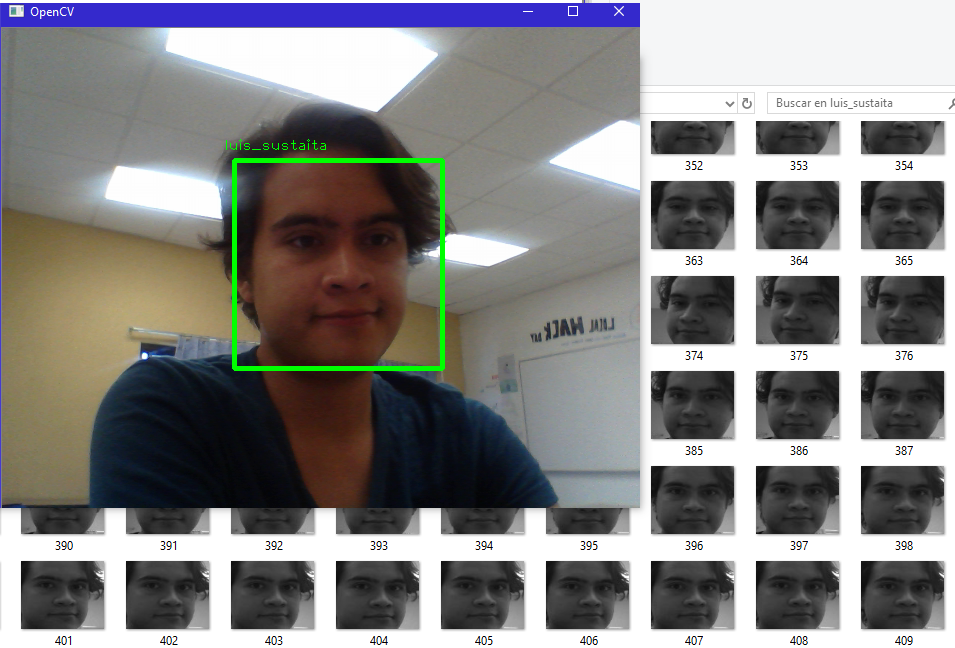
#> input picture entrenamiento.png, 955 x 648 px, given in place of the camera
$ python capture.py entrenamiento.png
#> lines starting #> are read from the running program, lines starting #| are printed output that depends on the picture
#OpenCV module
import cv2
#Modulo para leer directorios y rutas de archivos
import os
#OpenCV trabaja con arreglos de numpy
import numpy
#Obtener el nombre de la persona que estamos capturando
import sys
nombre = sys.argv[1]

#Directorio donde se encuentra la carpeta con el nombre de la persona
dir_faces = 'att_faces/orl_faces'
path = os.path.join(dir_faces, nombre)

#Tamaño para reducir a miniaturas las fotografias
size = 4

#Si no hay una carpeta con el nombre ingresado entonces se crea
if not os.path.isdir(path):
    os.mkdir(path)

#cargamos la plantilla e inicializamos la webcam
face_cascade = cv2.CascadeClassifier('haarcascade_frontalface_default.xml')
cap = cv2.VideoCapture(0)

img_width, img_height = 112, 92

#Ciclo para tomar fotografias
count = 0
while count < 100:
    #leemos un frame y lo guardamos
    rval, img = cap.read()
#> img is the input picture: shape (648, 955, 3); mean B, G, R 132.3, 133.1, 134.1
    img = cv2.flip(img, 1, 0)
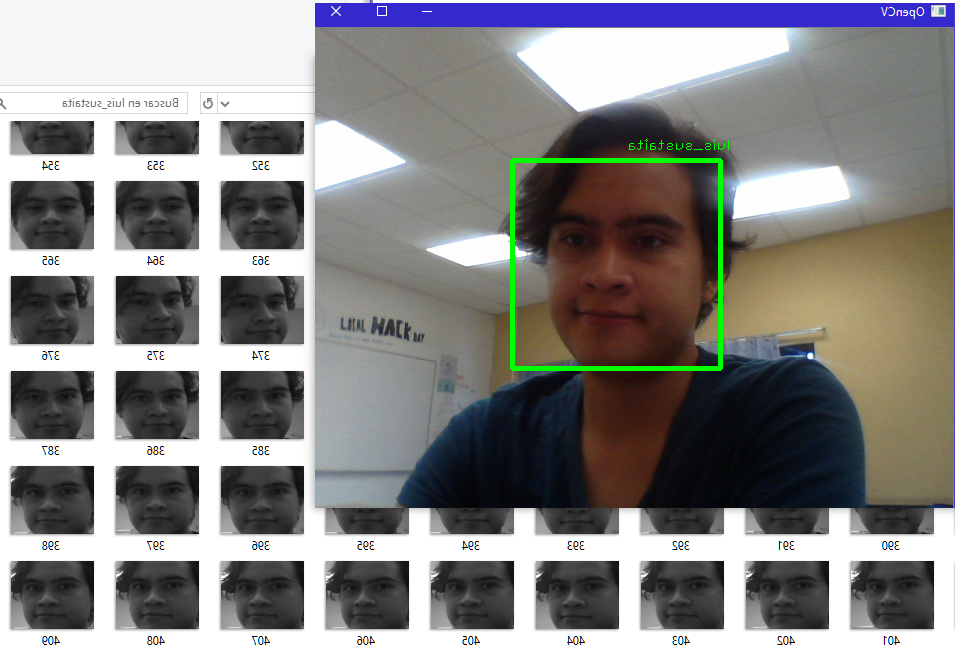
#> img: shape (648, 955, 3); mean B, G, R 132.3, 133.1, 134.1

    #convertimos la imagen a blanco y negro
    gray = cv2.cvtColor(img, cv2.COLOR_BGR2GRAY)
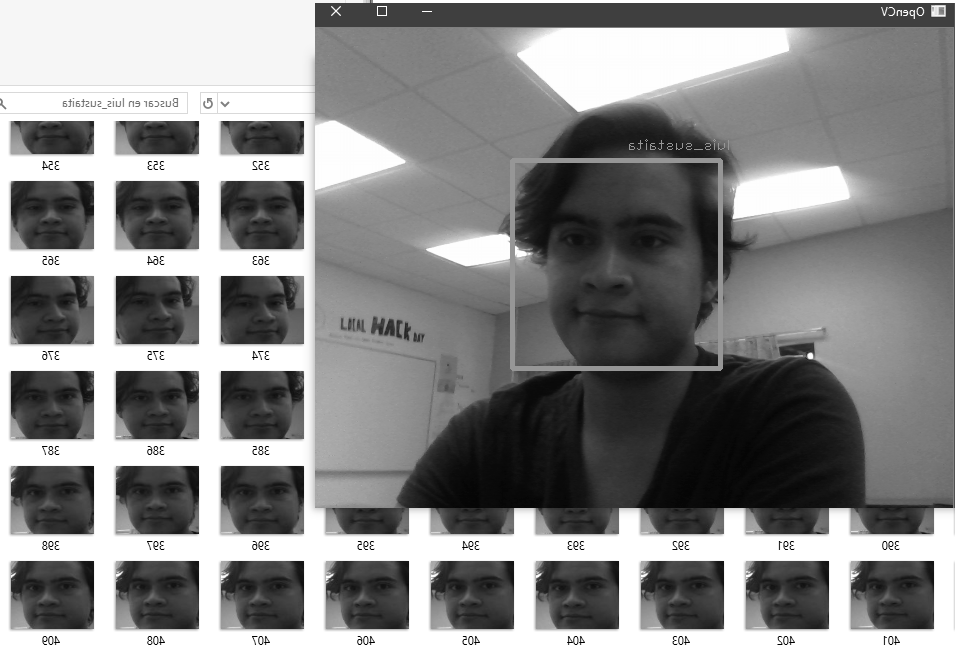
#> gray: shape (648, 955); min 0, max 255, mean 133.3

    #redimensionar la imagen
    mini = cv2.resize(gray, (int(gray.shape[1] / size), int(gray.shape[0] / size)))
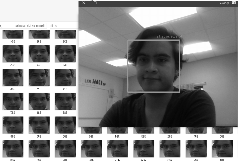
#> mini: shape (162, 238); min 5, max 255, mean 133.1

    """buscamos las coordenadas de los rostros (si los hay) y
   guardamos su posicion"""
    faces = face_cascade.detectMultiScale(mini)
#> faces = [[128, 42, 50, 50]]
    faces = sorted(faces, key=lambda x: x[3])

    if faces:
        face_i = faces[0]
#> face_i = [128, 42, 50, 50]
        (x, y, w, h) = [v * size for v in face_i]
#> x = 512; y = 168; w = 200; h = 200
        face = gray[y:y + h, x:x + w]
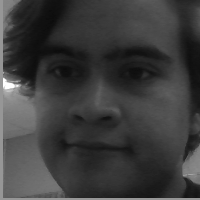
#> face: shape (200, 200); min 12, max 254, mean 60.3
        face_resize = cv2.resize(face, (img_width, img_height))
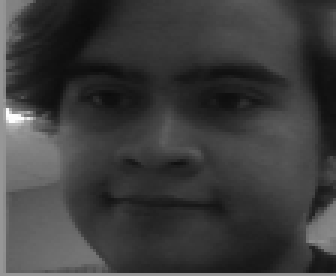
#> face_resize: shape (92, 112) (shown 3 times larger); min 12, max 253, mean 60.3

        #Dibujamos un rectangulo en las coordenadas del rostro
        cv2.rectangle(img, (x, y), (x + w, y + h), (0, 255, 0), 3)
        #Ponemos el nombre en el rectagulo
        cv2.putText(img, nombre, (x - 10, y - 10), cv2.FONT_HERSHEY_PLAIN,1,(0, 255, 0))
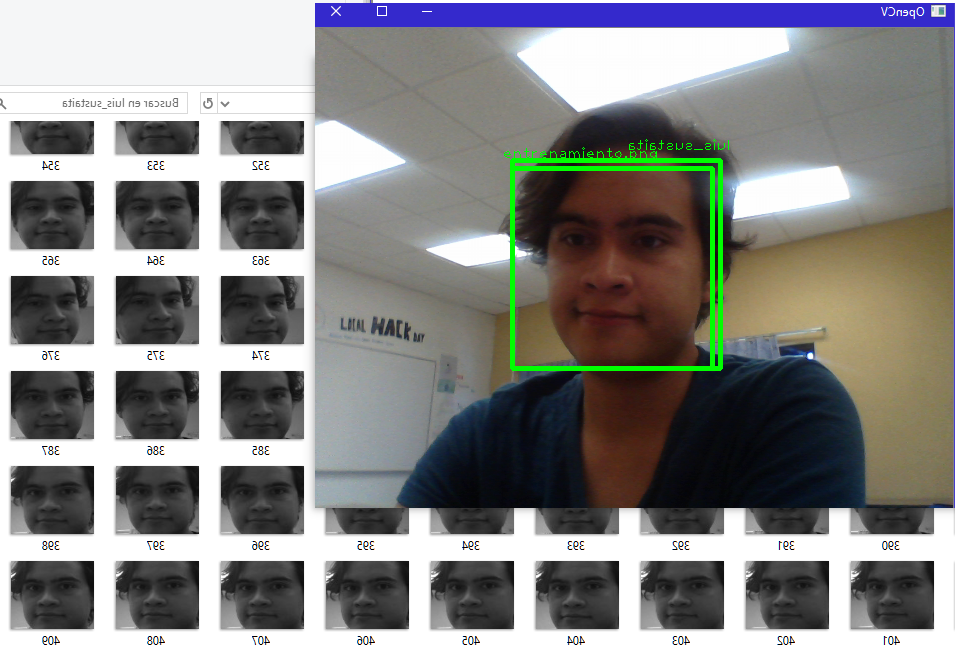
#> img: shape (648, 955, 3); mean B, G, R 132.2, 133.8, 133.8

        #El nombre de cada foto es el numero del ciclo
        #Obtenemos el nombre de la foto
        #Despues de la ultima sumamos 1 para continuar con los demas nombres
#> (the run stopped early here; a loop or call above may not have finished)

$ run again, on reconocido.png
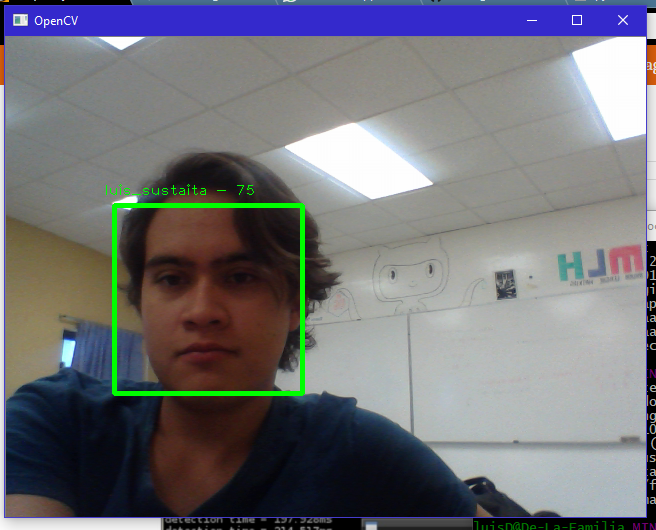
#> input picture reconocido.png, 656 x 530 px, given in place of the camera
#> img is the input picture: shape (530, 656, 3); mean B, G, R 120.1, 114.5, 114
#> `mini = cv2.resize(gray, (int(gray.shape[1] / size), int(gray.shape[0] ..`:
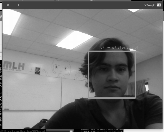
#> mini: shape (132, 164); min 0, max 254, mean 115
#> faces = [[90, 52, 46, 46]]
#> face_i = [90, 52, 46, 46]
#> x = 360; y = 208; w = 184
#> `cv2.putText(img, nombre, (x - 10, y - 10), cv2.FONT_HERSHEY_PLAIN,1,(0..`:
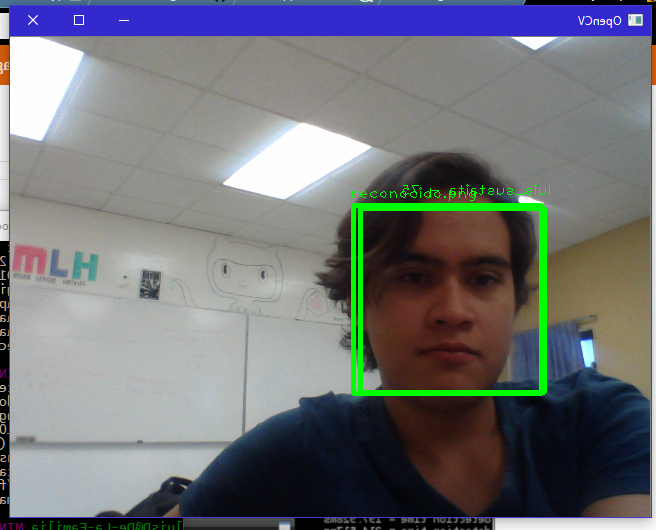
#> img: shape (530, 656, 3); mean B, G, R 119.6, 115.8, 113.5
